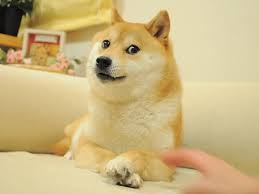
#> input picture [7]_CVISION/Data/images/doge.jpg, 259 x 194 px
$ jupyter execute 'work_0608_김병욱.ipynb'
#> lines starting #> are read from the running program, lines starting #| are printed output that depends on the picture
# 3.1 NumPy
OpenCV에서 이미지는 NumPy 배열로 표현된다.
이미지 = 3차원 배열 (행 × 열 × 채널)
- 픽셀 값: 0~255 (uint8)
- 채널: BGR 순서 (OpenCV 기본)

예) 500×500 컬러 이미지 → shape: (500, 500, 3)

[cell 1]
import cv2
import numpy as np

img = cv2.imread('../Data/images/doge.jpg')
#> img is the input picture: shape (194, 259, 3); mean B, G, R 129.7, 181.3, 203

print(img.dtype)     # uint8
#| uint8
print(img.itemsize)  # 1 (바이트 단위 크기)
#| 1
print(img.shape)     # (height, width, channels)
#| (194, 259, 3)

---
## 3.1.2 NumPy 배열 생성 함수

| 함수 | 설명 |
|------|------|
| `np.empty()` | 초기화 없이 배열 생성 (쓰레기값) |
| `np.zeros()` | 0으로 초기화 |
| `np.ones()` | 1로 초기화 |
| `np.full()` | 지정한 값으로 초기화 |
| `np.zeros_like()` | 대상 배열과 같은 shape/dtype, 0으로 초기화 |
| `np.ones_like()` | 대상 배열과 같은 shape/dtype, 1로 초기화 |
| `np.empty_like()` | 대상 배열과 같은 shape/dtype, 초기화 없음 |
| `np.full_like()` | 대상 배열과 같은 shape/dtype, 지정값으로 초기화 |
| `np.arange()` | 순차적인 값 생성 |
| `np.random.rand()` | 0~1 균등분포 난수 |
| `np.random.randn()` | 표준 정규분포 난수 |

---
## 3.1.3 값으로 배열 생성 — np.array()

[cell 2]
import numpy as np

# 1차원 배열
a = np.array([1, 2, 3, 4])
print(a)         # [1 2 3 4]
print(a.dtype)   # int64  (정수만 있으면 자동으로 int64)
print(a.shape)   # (4,)

[cell 3]
# 2차원 배열 (2행 4열)
b = np.array([[1, 2, 3, 4],
              [5, 6, 7, 8]])
print(b)
print(b.shape)  # (2, 4)

[cell 4]
# 정수와 실수 혼합 -> float64 자동 변환
c = np.array([1, 2, 3.14, 4])
print(c)
print(c.dtype)  # float64

[cell 5]
# dtype 명시적 지정
d = np.array([1, 2, 3., 4.1], dtype=np.float32)
print(d)        # [1.  2.  3.  4.1]
print(d.dtype)  # float32

---
## 초기화 배열 생성 — zeros, ones, empty, full

[cell 6]
# zeros: 모든 요소 0
b = np.zeros((2, 3))
print(b)
print(b.dtype)  # float64 (기본값)

# dtype 지정
c = np.zeros((2, 3), dtype=np.int8)
print(c)
print(c.dtype)  # int8

[cell 7]
# ones: 모든 요소 1
d = np.ones((2, 3), dtype=np.int16)
print(d)
print(d.dtype)  # int16

[cell 8]
# full: 지정한 값으로 초기화
e = np.full((2, 3, 4), 255, dtype=np.uint8)
print(e)

[cell 9]
# ndarray.fill(): 기존 배열의 모든 요소를 특정 값으로 채움
a = np.empty((2, 3))
a.fill(255)
print(a)
# [[255. 255. 255.]
#  [255. 255. 255.]]

---
## _like 함수 — 이미지와 동일한 shape/dtype으로 배열 생성

원본 이미지와 크기/타입이 같은 빈 배열을 만들 때 유용.

[cell 10]
img = cv2.imread('../Data/images/doge.jpg')
print('원본 shape:', img.shape)   # 예: (293, 406, 3)
#| 원본 shape: (194, 259, 3)
print('원본 dtype:', img.dtype)   # uint8
#| 원본 dtype: uint8

a = np.empty_like(img)      # 쓰레기값, 같은 shape/dtype
b = np.zeros_like(img)      # 0으로 채움 (검은 이미지)
c = np.ones_like(img)       # 1로 채움
d = np.full_like(img, 255)  # 255로 채움 (흰색 이미지)

print('a.shape:', a.shape, '| a.dtype:', a.dtype)
#| a.shape: (194, 259, 3) | a.dtype: uint8
print('b.shape:', b.shape, '| b.dtype:', b.dtype)
#| b.shape: (194, 259, 3) | b.dtype: uint8
print('c.shape:', c.shape, '| c.dtype:', c.dtype)
#| c.shape: (194, 259, 3) | c.dtype: uint8
print('d.shape:', d.shape, '| d.dtype:', d.dtype)
#| d.shape: (194, 259, 3) | d.dtype: uint8

[cell 11]
# 확인: 검은 이미지 / 흰색 이미지 출력
cv2.imshow('black', b)
cv2.imshow('white', d)
cv2.waitKey(0)
cv2.destroyAllWindows()

---
## 3.1.5 시퀀스와 난수로 생성
| 함수 | 설명 |
|------|------|
| `np.arange(start,stop,step,dtype)` | 범위 내 순차 값 배열 |
| `np.random.rand(d0,d1,...)` | 0~1 균등분포 난수 |
| `np.random.randn(d0,d1,...)` | 표준 정규분포 난수 |

[cell 12]
import numpy as np
a = np.arange(5)
print(a)          # [0 1 2 3 4]
b = np.arange(3, 9, 2)
print(b)          # [3 5 7]
c = np.arange(3, 9, 2.0)
print(c.dtype)    # float64

[cell 13]
r1 = np.random.rand(2, 3)
print(r1)
r2 = np.random.randn(2, 3)
print(r2)

---
## reshape & ravel
- `a.reshape(shape)`: 형태 변경 (원소 수 동일)
- `-1`: 나머지 차원 자동 계산
- `np.ravel(a)` / `a.reshape(-1)`: 1차원으로 평탄화

[cell 14]
a = np.arange(12)
b = a.reshape(3, 4)
print(b.shape)        # (3, 4)
c = a.reshape(4, -1)
print(c.shape)        # (4, 3)
d = a.reshape(-1, 2)
print(d.shape)        # (6, 2)

[cell 15]
f = np.zeros((2, 3))
print(np.ravel(f))    # [0. 0. 0. 0. 0. 0.]
print(f.reshape(-1))  # 동일

---
## 3.1.8 브로드캐스팅 (Broadcasting)
shape이 달라도 규칙에 맞으면 자동 확장하여 연산.

[cell 16]
a = np.arange(5)
print(a + 1)     # [1 2 3 4 5]
print(a * 2)     # [0 2 4 6 8]
print(a ** 2)    # [0 1 4 9 16]
print(a > 2)     # [F F F T T]

[cell 17]
a = np.arange(10, 60, 10)  # [10,20,30,40,50]
b = np.arange(1, 6)         # [1,2,3,4,5]
print(a + b)    # [11 22 33 44 55]
print(a * b)    # [10 40 90 160 250]
print(a ** b)   # [10 400 27000 ...]

[cell 18]
a = np.ones((2, 3))
c = np.arange(3)              # shape (3,)
d = np.arange(2).reshape(2,1)  # shape (2,1)
print(a + c)   # (2,3)+(3,) OK
print(a + d)   # (2,3)+(2,1) OK

[cell 19]
try:
    print(np.ones((2,3)) + np.ones((3,2)))
except ValueError as e:
    print('Error:', e)

---
## 3.1.9 인덱싱과 슬라이싱
- 1D: `a[i]`, `a[start:stop:step]`
- 2D: `b[row, col]`, `b[r1:r2, c1:c2]`
- 슬라이싱은 **뷰(View)** -> 원본 수정됨. 복사는 `.copy()` 사용

[cell 20]
a = np.arange(10)
print(a[5])        # 5
print(a[2:5])      # [2 3 4]
print(a[:3])       # [0 1 2]
print(a[::2])      # [0 2 4 6 8]

[cell 21]
b = np.arange(12).reshape(3, 4)
print(b[1])           # [4 5 6 7]
print(b[1, 2])        # 6
print(b[0:2, 1:3])    # 부분 배열

[cell 22]
# 뷰 vs 복사
b = np.arange(12).reshape(3, 4)
bb = b[0:2, 1:3]      # 뷰
bb[0, 0] = 99
print(b)               # b도 바뀜!

b = np.arange(12).reshape(3, 4)
bb = b[0:2, 1:3].copy()  # 복사
bb[0, 0] = 99
print(b)               # b 변화 없음

---
## 3.1.10 팬시 인덱싱 (Fancy Indexing)
- 리스트/배열 인덱스로 원하는 위치 직접 선택
- 불리언 배열로 조건에 맞는 요소만 선택

[cell 23]
a = np.arange(10)
print(a[[1, 3, 5]])     # [1 3 5]
print(a[a > 5])         # [6 7 8 9]

a[a >= 8] = 99
print(a)

---
## 3.1.11 병합과 분리
| 함수 | 설명 |
|------|------|
| `np.vstack` | 수직(행) 병합 |
| `np.hstack` | 수평(열) 병합 |
| `np.concatenate(arrays, axis)` | 축 지정 병합 |
| `np.stack(arrays, axis)` | 새 축 추가 병합 |
| `np.vsplit` / `np.hsplit` | 수직/수평 분리 |

[cell 24]
a = np.arange(4).reshape(2, 2)
b = np.arange(10, 14).reshape(2, 2)
print(np.vstack((a, b)))               # shape (4,2)
print(np.hstack((a, b)))               # shape (2,4)
print(np.concatenate((a,b), axis=0))   # == vstack
print(np.concatenate((a,b), axis=1))   # == hstack

[cell 25]
a = np.arange(12).reshape(4, 3)
b = np.arange(10, 130, 10).reshape(4, 3)
c = np.stack((a, b))      # shape (2,4,3)
d = np.stack((a, b), 1)   # shape (4,2,3)
e = np.stack((a, b), 2)   # shape (4,3,2)
print(c.shape, d.shape, e.shape)

[cell 26]
a = np.arange(12)
print(np.hsplit(a, 3))          # 3등분
print(np.hsplit(a, [3, 6, 9]))  # 인덱스 기준 분리

b = np.arange(12).reshape(4, 3)
print(np.vsplit(b, 2))          # 2행씩 분리

---
## 3.1.12 검색
| 함수 | 설명 |
|------|------|
| `np.where(cond, t, f)` | 조건 True->t, False->f |
| `np.all(a, axis)` | 모든 요소 True? |
| `np.any(a, axis)` | 하나라도 True? |
| `np.nonzero(a)` | 0이 아닌 요소 인덱스 |

[cell 27]
a = np.arange(10, 20)
print(np.where(a > 15))            # 인덱스 반환
print(np.where(a > 15, 1, 0))      # 1 or 0
print(np.where(a >= 15, 99, a))    # 조건부 교체

[cell 28]
z = np.array([1, 2, 0, 4, 0])
print(np.nonzero(z))               # (array([0,1,3]),)

[cell 29]
t = np.array([[True, True], [False, True]])
print(np.all(t))          # False
print(np.all(t, axis=1))  # [True False]
print(np.any(t, axis=1))  # [True True]

---
## 3.1.13 기초 통계 함수
| 함수 | 설명 |
|------|------|
| `np.sum(a, axis)` | 합계 |
| `np.mean(a, axis)` | 평균 |
| `np.amin(a, axis)` | 최솟값 |
| `np.amax(a, axis)` | 최댓값 |

[cell 30]
a = np.arange(12).reshape(3, 4)
print(np.sum(a))           # 66
print(np.sum(a, axis=0))   # 열별 합: [12 15 18 21]
print(np.sum(a, axis=1))   # 행별 합: [6 22 38]
print(np.mean(a))          # 5.5
print(np.amin(a, axis=0))  # 열별 최솟값: [0 1 2 3]
print(np.amax(a, axis=1))  # 행별 최댓값: [3 7 11]

---
## 3.1.14 이미지 생성
NumPy 배열로 직접 이미지를 만들 수 있다.

[cell 31]
import cv2
import numpy as np

# 예제 3-1: 그레이스케일 이미지
img = np.zeros((120, 120), dtype=np.uint8)
img[25:35, :]  = 45
img[55:65, :]  = 115
img[85:95, :]  = 160
img[:, 35:45]  = 205
img[:, 75:85]  = 255
cv2.imshow('Gray', img)
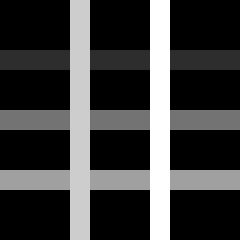
#> window 'Gray': shape (120, 120) (shown 2 times larger); min 0, max 255, mean 60.6
cv2.waitKey(0)
cv2.destroyAllWindows()

[cell 32]
# 예제 3-2: BGR 컬러 이미지
img = np.zeros((120, 120, 3), dtype=np.uint8)
img[25:35, :]  = [255,   0,   0]  # 파란색
img[55:65, :]  = [  0, 255,   0]  # 초록색
img[85:95, :]  = [  0,   0, 255]  # 빨간색
img[:, 35:45]  = [255,   0, 255]  # 자홍
img[:, 75:85]  = [255, 255,   0]  # 시안
cv2.imshow('BGR', img)
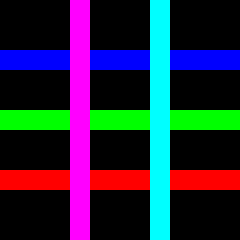
#> window 'BGR': shape (120, 120, 3) (shown 2 times larger); mean B, G, R 60.2, 39, 39
cv2.waitKey(0)
cv2.destroyAllWindows()

---
# 3.2 Matplotlib
이미지 시각화 및 그래프 라이브러리.
관례: `import matplotlib.pyplot as plt`

## 3.2.2 plot

[cell 33]
import matplotlib.pyplot as plt
import numpy as np

a = np.array([2, 6, 7, 3, 12, 8, 4, 5])
plt.plot(a)
plt.show()
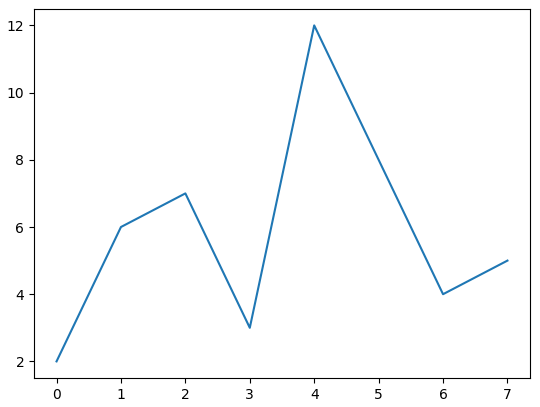
#> figure drawn by matplotlib, 1 panel

[cell 34]
x = np.arange(10)
y = x ** 2
plt.plot(x, y)
plt.show()
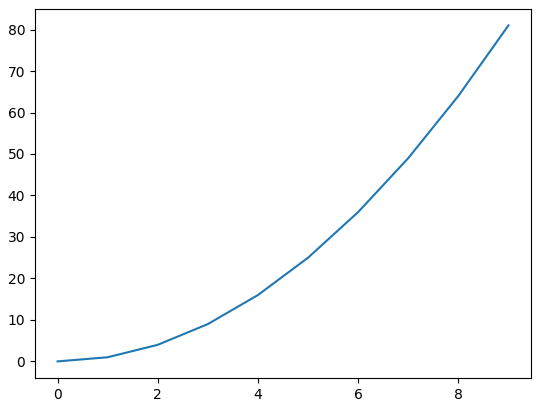
#> figure drawn by matplotlib, 1 panel; curve peaks at x = 9, y = 81

## 3.2.3 color & style
**색상:** `b`(파), `g`(초), `r`(빨), `c`(청록), `m`(자홍), `y`(노), `k`(검), `w`(흰)
**선:** `-`(실선) `--`(파선) `-.`(파선+점) `:`(점선)
**마커:** `.` `o` `^` `v` `s` `+` `x` `D`

[cell 35]
x = np.arange(10)
f1 = x + 5
f2 = x ** 2
f3 = x ** 3
plt.plot(x, f1, 'r--')   # 빨간 파선
plt.plot(x, f2, 'g.')    # 초록 점
plt.plot(x, f3, 'ks')    # 검정 사각형
plt.show()
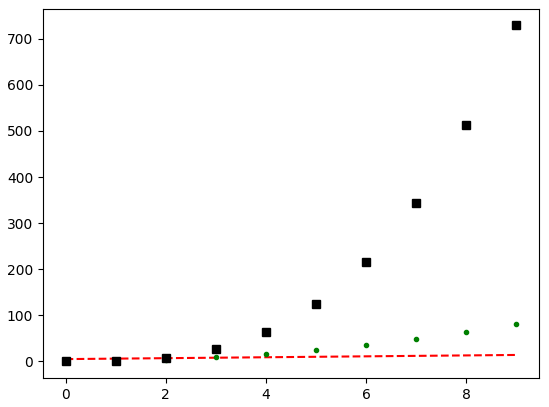
#> figure drawn by matplotlib, 1 panel; curve peaks at x = 9, y = 14; curve peaks at x = 9, y = 81; curve peaks at x = 9, y = 729

## 3.2.4 subplot
`plt.subplot(행, 열, 번호)` - 여러 그래프를 한 화면에

[cell 36]
x = np.arange(10)
plt.subplot(2, 2, 1); plt.plot(x, x**5)
plt.subplot(2, 2, 2); plt.plot(x, np.sin(x))
plt.subplot(2, 2, 3); plt.plot(x, x)
plt.subplot(2, 2, 4); plt.plot(x, np.cos(x))
plt.show()
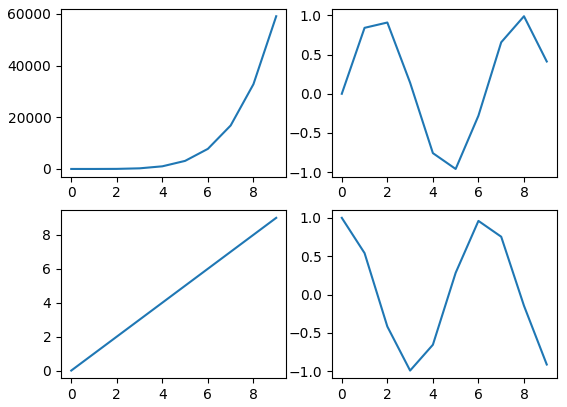
#> figure drawn by matplotlib, 4 panels; panel 1: curve peaks at x = 9, y = 59049; panel 2: curve peaks at x = 8, y = 0.989; panel 3: curve peaks at x = 9, y = 9; panel 4: curve peaks at x = 0, y = 1

## 3.2.5 이미지 표시
- OpenCV 이미지는 BGR -> `img[:,:,::-1]` 로 RGB 변환 후 `plt.imshow()`
- `plt.xticks([])`, `plt.yticks([])`: 축 눈금 제거

[cell 37]
import cv2
from matplotlib import pyplot as plt

img = cv2.imread('../Data/images/doge.jpg')
img_rgb = img[:, :, ::-1]   # BGR -> RGB
plt.imshow(img_rgb)
plt.xticks([])
plt.yticks([])
plt.show()

[cell 38]
# 여러 이미지 subplot 출력
img1 = cv2.imread('../Data/images/doge.jpg')
img2 = cv2.imread('../Data/images/doge.jpg')
img3 = cv2.imread('../Data/images/doge.jpg')

plt.subplot(1,3,1); plt.imshow(img1[:,:,::-1]); plt.xticks([]); plt.yticks([])
plt.subplot(1,3,2); plt.imshow(img2[:,:,::-1]); plt.xticks([]); plt.yticks([])
plt.subplot(1,3,3); plt.imshow(img3[:,:,::-1]); plt.xticks([]); plt.yticks([])
plt.show()
